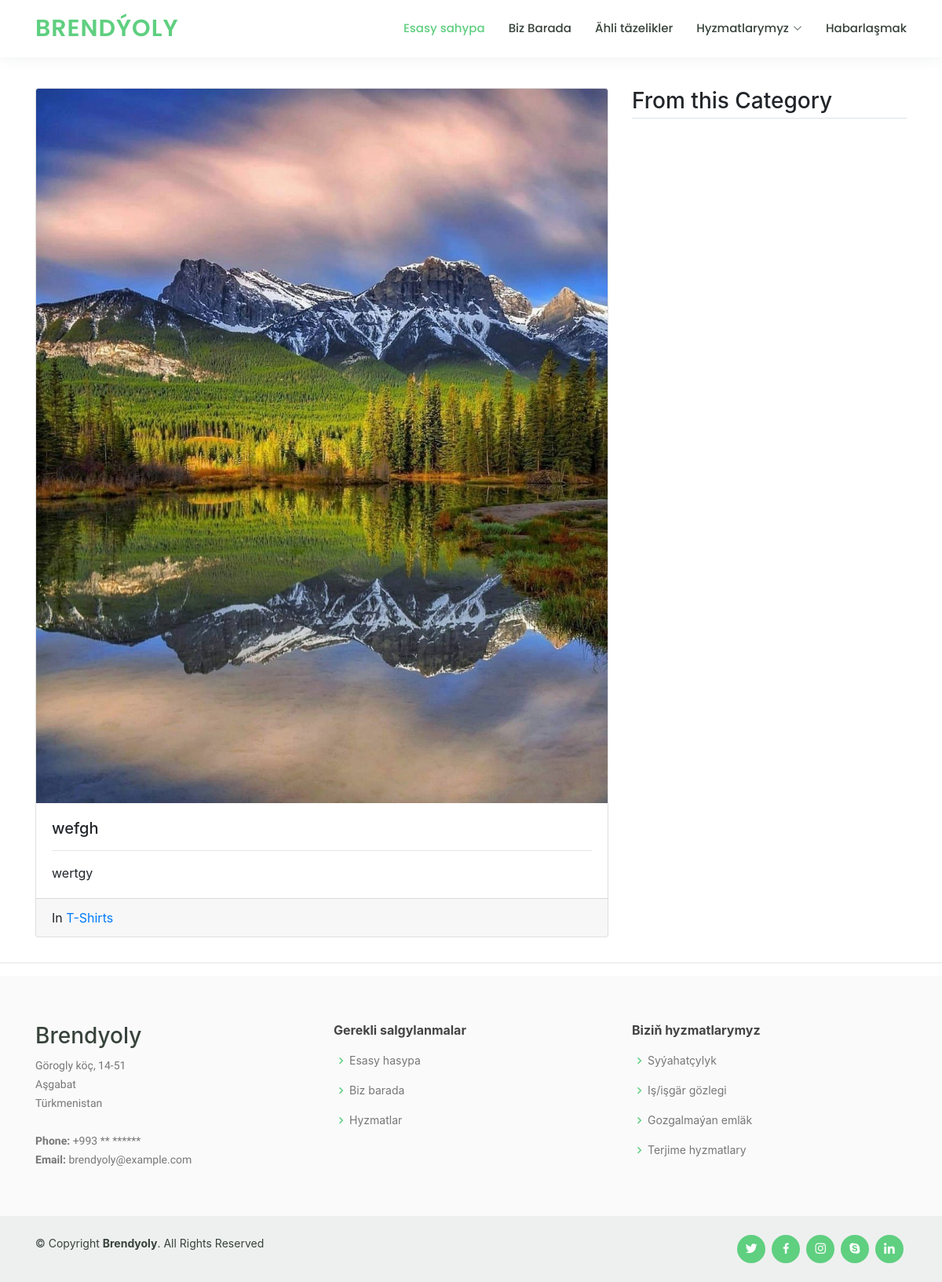
The app's page /detail/wefgh/, older data.
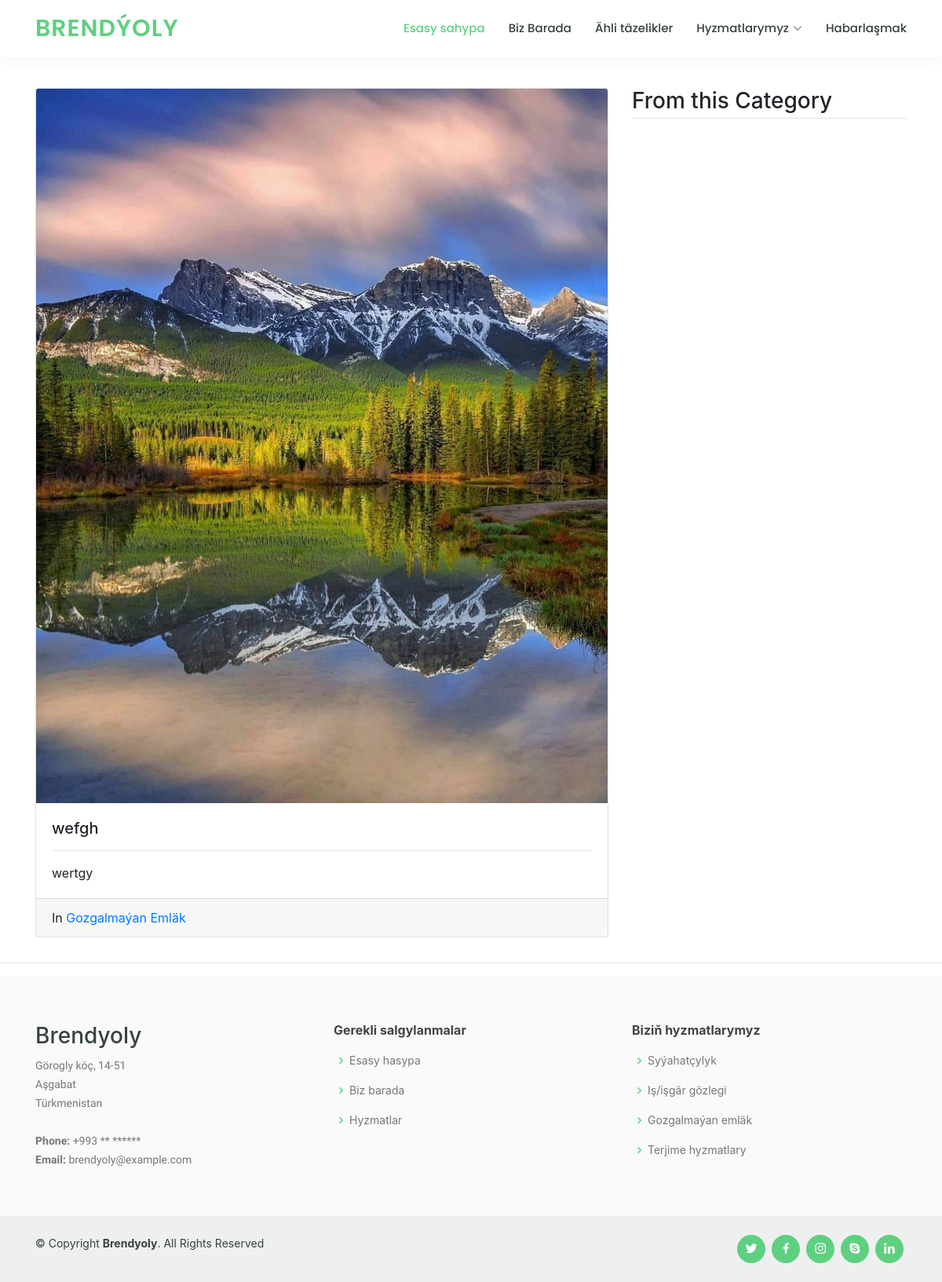
The same page, newer data.
### main/models.py (models this page shows, shortened)
class News(models.Model):
    category = models.ForeignKey(Category, related_name='news', on_delete=models.CASCADE)
    name = models.CharField(max_length=200)
    slug = models.SlugField(max_length=200, unique=True)
    description = models.TextField(blank=True)
    image1 = models.ImageField(upload_to='media/', null=True)
    image2 = models.ImageField(upload_to='media/', null=True, blank=True)
    image3 = models.ImageField(upload_to='media/', null=True, blank=True)
    image4 = models.ImageField(upload_to='media/', null=True, blank=True)
    image5 = models.ImageField(upload_to='media/', null=True, blank=True)
    price = models.DecimalField(max_digits=10, decimal_places=2, null=True)
    available = models.BooleanField(default=True)
    created = models.DateTimeField(auto_now_add=True)
    updated = models.DateTimeField(auto_now=True)
    class Meta:
        ordering = ['-created']

class Category(models.Model):
    name = models.CharField(max_length=200)
    image = models.ImageField(upload_to='media/')
    slug = models.SlugField(max_length=200, unique=True)
    class Meta:
        ordering = ['name']
        verbose_name = 'category'
        verbose_name_plural = 'categories'

### main/views.py (the view)
def detail(request, slug):
    qs = News.objects.all()
    news = get_object_from_qs_or_404(qs, slug=slug)
    context = {
        "news": news
    }
    return render(request, 'detail.html', context)

### helpers/shortcuts.py (called while the page is built)
def get_object_from_qs_or_404(qs: models.QuerySet, **kwargs):
    try:
        return qs.get(**kwargs)
    except qs.model.DoesNotExist as exc:
        raise Http404 from exc

### main/templates/detail.html (shortened to what this page needs)
{% extends 'base.html' %}
{% block content %}
<main class="detailContainer container">
	<div class="row my-3">
		<div class="col-md-8">
			<div class="card mb-3">
                <img src="/media/{{news.image1}}" class="card-img-top" alt="{{news.name}}">
			  <div class="card-body">
			    <h5 class="card-title">{{news.name}}</h5>
			    <hr/>
			    <p class="card-text">{{news.description}}</p>
			  </div>
			  <div class="card-footer">
			  	In <a href="{% url "category_news" news.category.slug %}">{{news.category.name | title}}</a>
			  </div>
			</div>
		</div>
		<div class="col-md-4">
			<h3 class="mb-3 border-bottom pb-1">From this Category</h3>
		</div>
	</div>
</main>
{% endblock %}

Row changes from the older to the newer data that the page shows:
changed through a linked row, News "wefgh": category.name "T-Shirts" → "Gozgalmaýan Emläk"
